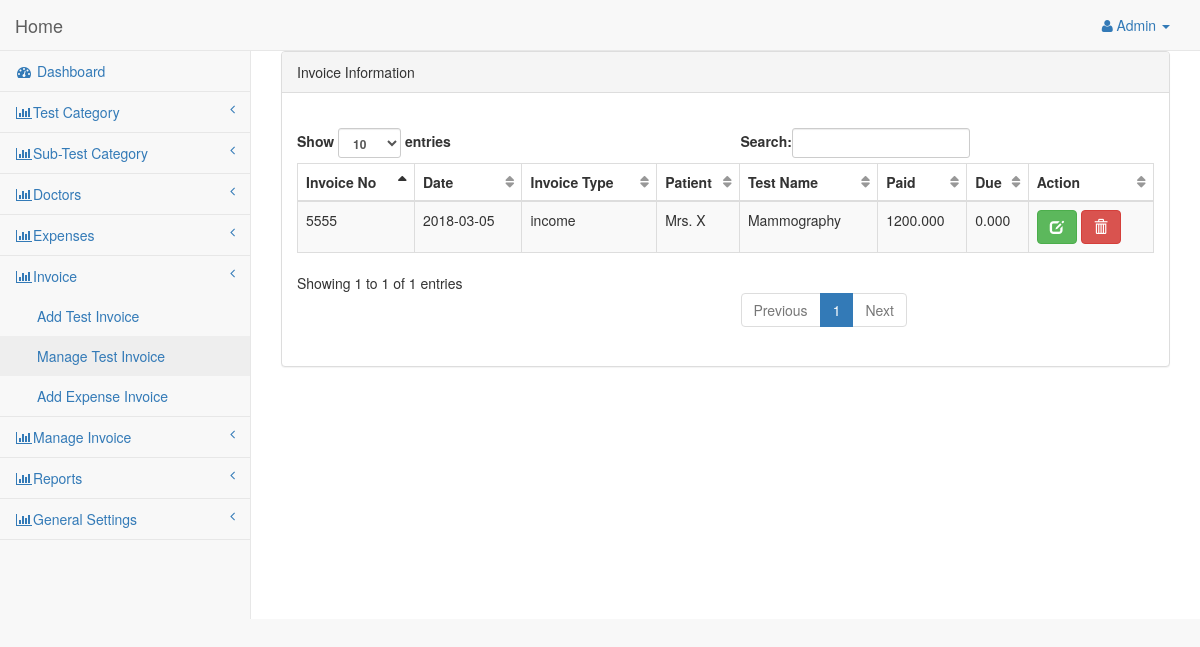
The app's page /admin/invoices.php?source=manage_invoice (signed in) with its own data.
### tables this page shows
CREATE TABLE `tbl_payment_info` (
  `id` int(11) NOT NULL,
  `patient_id` int(11) NOT NULL,
  `sub_test_id` int(11) NOT NULL,
  `date` date NOT NULL,
  `qty` int(11) NOT NULL,
  `total` decimal(10,3) NOT NULL,
  `invoice_no` varchar(155) NOT NULL,
  `admin_id` int(11) NOT NULL
);

CREATE TABLE `tbl_patient_info` (
  `id` int(11) NOT NULL,
  `patient_name` varchar(155) NOT NULL,
  `age` int(11) NOT NULL,
  `sex` varchar(10) NOT NULL,
  `mobile_no` varchar(16) NOT NULL,
  `delivery_date` date NOT NULL,
  `time` varchar(100) NOT NULL,
  `doctor_id` int(11) NOT NULL,
  `description` text NOT NULL,
  `invoice_no` varchar(155) NOT NULL,
  `invoice_type` varchar(100) NOT NULL
);

CREATE TABLE `tbl_sub_category` (
  `id` int(11) NOT NULL,
  `category_id` int(11) NOT NULL,
  `sub_test` varchar(155) NOT NULL,
  `lab_id` varchar(155) NOT NULL,
  `sub_test_price` decimal(10,3) NOT NULL,
  `status` tinyint(4) NOT NULL
);

CREATE TABLE `tbl_clear_payment` (
  `id` int(11) NOT NULL,
  `patient_id` int(11) NOT NULL,
  `due` double(18,3) NOT NULL,
  `paid` double(18,3) NOT NULL,
  `invoice_no` varchar(155) NOT NULL
);

### admin/classes/db_object.php (called while the page is built, shortened)
<?php
class DB_object
{
    public static function find_by_id($id)
    {
        $query = "SELECT * FROM " . static::$db_table . " WHERE id = $id";
        $the_result_array = static::find_by_query($query);
        return !empty($the_result_array) ? array_shift($the_result_array) : false;
    }
    public static function find_by_query($sql)
    {
        global $database;
        $result_set = $database->query($sql);
        $the_object_array = array();
        while ($row = mysqli_fetch_assoc($result_set)) {
            $the_object_array[] = static::instantiation($row);
        }
        return $the_object_array;
    }
    public static function instantiation($the_record)
    {
        $the_object = new $calling_class;
        foreach ($the_record as $the_attribute => $value) {
            if ($the_object->has_the_attribute($the_attribute)) {
                $the_object->$the_attribute = $value;
            }
        }
        return $the_object;
    }
    private function has_the_attribute($the_attribute)
    {
        $object_properties = get_object_vars($this);
        return array_key_exists($the_attribute, $object_properties);
    }
}
?>

### admin/classes/database.php (called while the page is built, shortened)
<?php
class Database
{
    public $connection;
    public function open_db_connection()
    {
        $this->connection = mysqli_connect(DB_HOST, DB_USER, DB_PASS, DB_NAME);
    }
    public function query($sql)
    {
        $result = mysqli_query($this->connection, $sql);
        return $result;
    }
}
$database = new Database();
?>

### admin/classes/invoice.php (called while the page is built, shortened)
<?php
class Invoice extends DB_object
{
    public static function find_all_invoices()
    {
        global $database;
        $query = "SELECT * FROM tbl_payment_info";
        return $database->query($query);
    }
    public static function find_patient_info($invoice_no)
    {
        global $database;
        $query = "SELECT * FROM tbl_patient_info WHERE invoice_no = '{$invoice_no}'";
        $result = $database->query($query);
        $row = mysqli_fetch_assoc($result);
        return $row;
    }
    public static function find_payment_info($invoice_no)
    {
        global $database;
        $query = "SELECT * FROM tbl_clear_payment WHERE invoice_no = '{$invoice_no}'";
        $result = $database->query($query);
        $row = mysqli_fetch_assoc($result);
        return $row;
    }
}

### admin/includes/manage_invoice.php (the view, shortened to what this page needs)
<?php
$invoices = Invoice::find_all_invoices();
?>
<div class="row">
    <div class="col-lg-12">
        <div class="panel panel-default">
            <div class="panel-heading">
                Invoice Information
            </div>
            <br>
            <div class="panel-body">
                <table width="100%" class="table table-striped table-bordered table-hover" id="dataTables-example">
                    <thead>
                    <tr>
                        <th>Invoice No</th>
                        <th>Date</th>
                        <th>Invoice Type</th>
                        <th>Patient</th>
                        <th>Test Name</th>
                        <th>Paid</th>
                        <th>Due</th>
                        <th>Action</th>
                    </tr>
                    </thead>
                    <tbody>
                    <?php while ($row = mysqli_fetch_assoc($invoices)) {
                        $patient_info = Invoice::find_patient_info($row['invoice_no']);
                        $test_info = Sub_category::find_by_id($row['sub_test_id']);
                        $payment_info = Invoice::find_payment_info($row['invoice_no']);
                        ?>
                        <tr class="odd gradeX">
                            <td><?php echo $row['invoice_no']; ?></td>
                            <td><?php echo $patient_info['delivery_date']; ?></td>
                            <td><?php echo $patient_info['invoice_type']; ?></td>
                            <td><?php echo $patient_info['patient_name']; ?></td>
                            <td><?php echo $test_info->sub_test; ?></td>
                            <td><?php echo $payment_info['paid']; ?></td>
                            <td><?php echo $payment_info['due']; ?></td>
                            <td>
                                <a href="invoices.php?source=edit_invoice&invoice_no=<?php echo $row['invoice_no']; ?>"
                                   class="btn btn-success" title="Edit">
                                    <span class="glyphicon glyphicon-edit"></span>
                                </a>
                                <a href="invoices.php?source=manage_invoice&dlt_invoice=<?php echo $row['invoice_no']; ?>"
                                   class="btn btn-danger"
                                   title="Delete" onclick="return confirm('Are you sure want to delete!!')">
                                    <span class="glyphicon glyphicon-trash"></span>
                                </a>
                            </td>
                        </tr>
                    <?php } ?>
                    </tbody>
                </table>
            </div>
        </div>
    </div>
</div>

### admin/includes/top_nav.php (shortened to what this page needs)
<?php
$id = $_SESSION['admin_id'];
$admin_name = Admin::find_by_id($id);
$name = $admin_name->admin_name;
?>
<nav class="navbar navbar-default navbar-static-top" role="navigation" style="margin-bottom: 0">
    <div class="navbar-header">
        <a class="navbar-brand" href="index.php">Home</a>
    </div>
    <ul class="nav navbar-top-links navbar-right">
        <li class="dropdown">
            <a href="#" class="dropdown-toggle" data-toggle="dropdown"><i
                        class="fa fa-user"></i> <?php echo $name; ?> <b
                        class="caret"></b></a>
        </li>
    </ul>

### records on screen
tbl_payment_info: invoice_no "5555", patient.delivery_date "2018-03-05", patient.invoice_type "income", patient.patient_name "Mrs. X", sub_test.sub_test "Mammography", tbl_clear_payment.paid "1200.000", tbl_clear_payment.due "0.000"

### other values on screen
$name "Admin"
